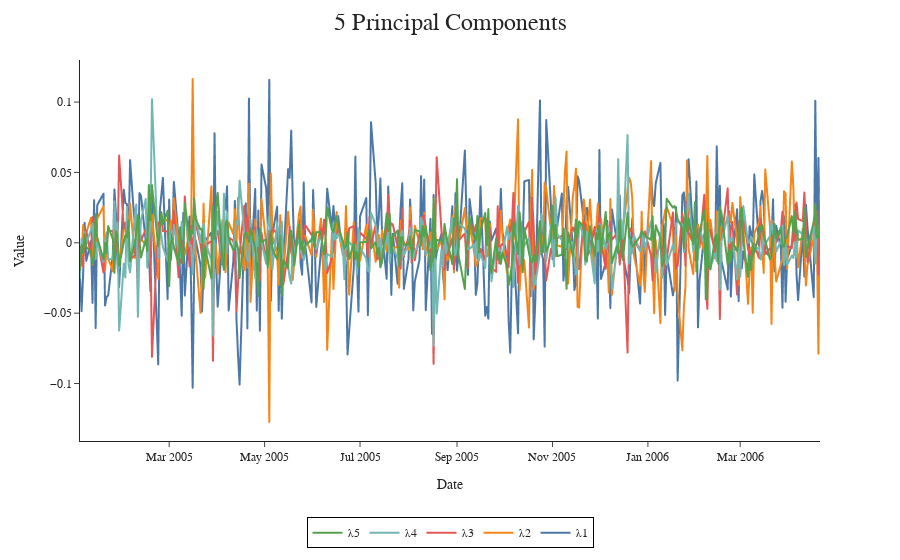

Here is the notebook cell this chart was saved with:
### Code cell
fig =  px.line(princ_comp.loc[:, :"λ5"])
fig.update_layout(legend_title="", title_text="5 Principal Components", yaxis_title="Value")
fig

### Figure 1 — Plotly figure (JSON) as saved in the notebook; plotly's stock layout.template omitted (floating-point values rounded to 4 significant figures; data arrays with more than 128 entries replaced by an {"elided": "..."} marker saying what was removed)
{"data": [{"hovertemplate": "variable=λ1<br>Date=%{x}<br>value=%{y}<extra></extra>", "legendgroup": "λ1", "line": {"color": "#4C78A8", "dash": "solid"}, "marker": {"symbol": "circle"}, "mode": "lines", "name": "λ1", "showlegend": true, "type": "scattergl", "x": {"elided": "328 str values"}, "xaxis": "x", "y": {"elided": "328 float values"}, "yaxis": "y"}, {"hovertemplate": "variable=λ2<br>Date=%{x}<br>value=%{y}<extra></extra>", "legendgroup": "λ2", "line": {"color": "#F58518", "dash": "solid"}, "marker": {"symbol": "circle"}, "mode": "lines", "name": "λ2", "showlegend": true, "type": "scattergl", "x": {"elided": "328 str values"}, "xaxis": "x", "y": {"elided": "328 float values"}, "yaxis": "y"}, {"hovertemplate": "variable=λ3<br>Date=%{x}<br>value=%{y}<extra></extra>", "legendgroup": "λ3", "line": {"color": "#E45756", "dash": "solid"}, "marker": {"symbol": "circle"}, "mode": "lines", "name": "λ3", "showlegend": true, "type": "scattergl", "x": {"elided": "328 str values"}, "xaxis": "x", "y": {"elided": "328 float values"}, "yaxis": "y"}, {"hovertemplate": "variable=λ4<br>Date=%{x}<br>value=%{y}<extra></extra>", "legendgroup": "λ4", "line": {"color": "#72B7B2", "dash": "solid"}, "marker": {"symbol": "circle"}, "mode": "lines", "name": "λ4", "showlegend": true, "type": "scattergl", "x": {"elided": "328 str values"}, "xaxis": "x", "y": {"elided": "328 float values"}, "yaxis": "y"}, {"hovertemplate": "variable=λ5<br>Date=%{x}<br>value=%{y}<extra></extra>", "legendgroup": "λ5", "line": {"color": "#54A24B", "dash": "solid"}, "marker": {"symbol": "circle"}, "mode": "lines", "name": "λ5", "showlegend": true, "type": "scattergl", "x": {"elided": "328 str values"}, "xaxis": "x", "y": {"elided": "328 float values"}, "yaxis": "y"}], "layout": {"legend": {"title": {"text": ""}, "tracegroupgap": 0}, "margin": {"t": 60}, "title": {"text": "5 Principal Components"}, "xaxis": {"anchor": "y", "domain": [0, 1], "title": {"text": "Date"}}, "yaxis": {"anchor": "x", "domain": [0, 1], "title": {"text": "Value"}}}}
